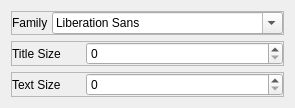
         <widget class="QWidget" name="theming_font">
          <property name="geometry">
           <rect>
            <x>0</x>
            <y>0</y>
            <width>241</width>
            <height>96</height>
           </rect>
          </property>
          <attribute name="label">
           <string>Font</string>
          </attribute>
          <layout class="QVBoxLayout" name="verticalLayout_14">
           <item>
            <widget class="QFrame" name="family_17">
             <property name="maximumSize">
              <size>
               <width>16777215</width>
               <height>16777215</height>
              </size>
             </property>
             <property name="frameShape">
              <enum>QFrame::StyledPanel</enum>
             </property>
             <property name="frameShadow">
              <enum>QFrame::Raised</enum>
             </property>
             <layout class="QHBoxLayout" name="horizontalLayout_73">
              <property name="spacing">
               <number>4</number>
              </property>
              <property name="leftMargin">
               <number>0</number>
              </property>
              <property name="topMargin">
               <number>0</number>
              </property>
              <property name="rightMargin">
               <number>0</number>
              </property>
              <property name="bottomMargin">
               <number>0</number>
              </property>
              <item>
               <widget class="QLabel" name="family_18">
                <property name="minimumSize">
                 <size>
                  <width>0</width>
                  <height>0</height>
                 </size>
                </property>
                <property name="maximumSize">
                 <size>
                  <width>70</width>
                  <height>16777215</height>
                 </size>
                </property>
                <property name="text">
                 <string>Family</string>
                </property>
               </widget>
              </item>
              <item>
               <widget class="QFontComboBox" name="changeSelectedFont"/>
              </item>
             </layout>
            </widget>
           </item>
           <item>
            <widget class="QFrame" name="titlesize_19">
             <property name="maximumSize">
              <size>
               <width>16777215</width>
               <height>16777215</height>
              </size>
             </property>
             <property name="frameShape">
              <enum>QFrame::StyledPanel</enum>
             </property>
             <property name="frameShadow">
              <enum>QFrame::Raised</enum>
             </property>
             <layout class="QHBoxLayout" name="horizontalLayout_75">
              <property name="spacing">
               <number>4</number>
              </property>
              <property name="leftMargin">
               <number>0</number>
              </property>
              <property name="topMargin">
               <number>0</number>
              </property>
              <property name="rightMargin">
               <number>0</number>
              </property>
              <property name="bottomMargin">
               <number>0</number>
              </property>
              <item>
               <widget class="QLabel" name="titlesize_20">
                <property name="minimumSize">
                 <size>
                  <width>0</width>
                  <height>0</height>
                 </size>
                </property>
                <property name="maximumSize">
                 <size>
                  <width>70</width>
                  <height>16777215</height>
                 </size>
                </property>
                <property name="styleSheet">
                 <string notr="true">border:none; background: none;</string>
                </property>
                <property name="text">
                 <string>Title Size</string>
                </property>
               </widget>
              </item>
              <item>
               <widget class="QSpinBox" name="selectedTitleSize"/>
              </item>
             </layout>
            </widget>
           </item>
           <item>
            <widget class="QFrame" name="textsize_21">
             <property name="maximumSize">
              <size>
               <width>16777215</width>
               <height>16777215</height>
              </size>
             </property>
             <property name="frameShape">
              <enum>QFrame::StyledPanel</enum>
             </property>
             <property name="frameShadow">
              <enum>QFrame::Raised</enum>
             </property>
             <layout class="QHBoxLayout" name="horizontalLayout_79">
              <property name="spacing">
               <number>4</number>
              </property>
              <property name="leftMargin">
               <number>0</number>
              </property>
              <property name="topMargin">
               <number>0</number>
              </property>
              <property name="rightMargin">
               <number>0</number>
              </property>
              <property name="bottomMargin">
               <number>0</number>
              </property>
              <item>
               <widget class="QLabel" name="textsize_22">
                <property name="minimumSize">
                 <size>
                  <width>0</width>
                  <height>0</height>
                 </size>
                </property>
                <property name="maximumSize">
                 <size>
                  <width>70</width>
                  <height>16777215</height>
                 </size>
                </property>
                <property name="text">
                 <string>Text Size</string>
                </property>
               </widget>
              </item>
              <item>
               <widget class="QSpinBox" name="selectedTextSize"/>
              </item>
             </layout>
            </widget>
           </item>
          </layout>
         </widget>
